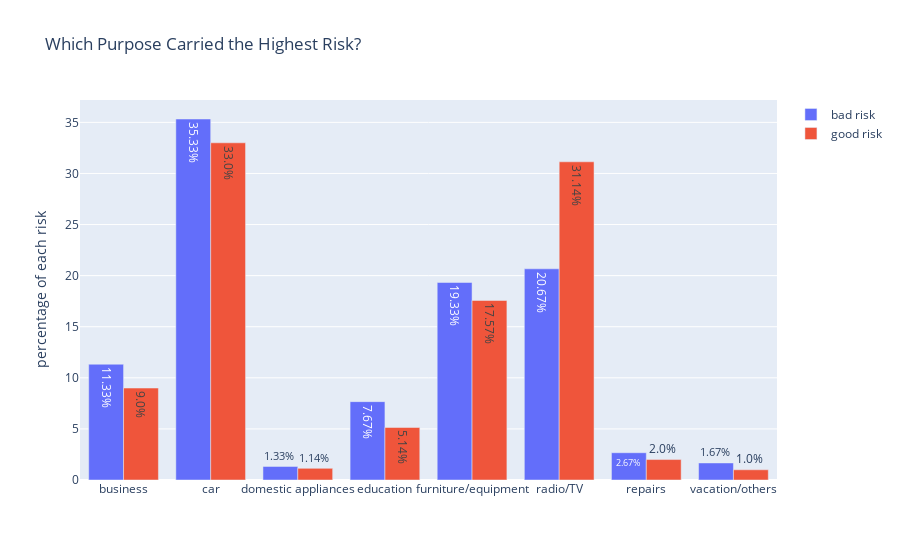

Notebook source saved alongside this figure:
### Code cell
b_pr = go.Bar(
    x=Purpos,
    y=b_Purpose,
    name="bad risk",
    text=b_txt_Purpose,
    textposition = 'auto',
)
g_pr =  go.Bar(
    x=Purpos,
    y=g_Purpose,
    name="good risk",
    text=g_txt_Purpose,
    textposition = 'auto',
)
data = [b_pr, g_pr]
layout = dict(
    title='Which Purpose Carried the Highest Risk?', 
    yaxis= dict(title="percentage of each risk")
)
fig = dict(data=data, layout=layout)
iplot(fig, filename='grouped-bar-direct-labels')

### Figure 1 — Plotly figure (JSON) as saved in the notebook; plotly's stock layout.template omitted (floating-point values rounded to 4 significant figures)
{"data": [{"name": "bad risk", "text": ["11.33% ", "35.33% ", "1.33% ", "7.67% ", "19.33% ", "20.67% ", "2.67% ", "1.67% "], "textposition": "auto", "type": "bar", "x": ["business", "car", "domestic appliances", "education", "furniture/equipment", "radio/TV", "repairs", "vacation/others"], "y": [11.33, 35.33, 1.33, 7.67, 19.33, 20.67, 2.67, 1.67]}, {"name": "good risk", "text": ["9.0% ", "33.0% ", "1.14% ", "5.14% ", "17.57% ", "31.14% ", "2.0% ", "1.0% "], "textposition": "auto", "type": "bar", "x": ["business", "car", "domestic appliances", "education", "furniture/equipment", "radio/TV", "repairs", "vacation/others"], "y": [9, 33, 1.14, 5.14, 17.57, 31.14, 2, 1]}], "layout": {"title": {"text": "Which Purpose Carried the Highest Risk?"}, "yaxis": {"title": {"text": "percentage of each risk"}}}}
